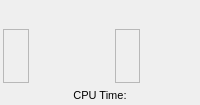
      <widget class="QWidget" name="Status_tab">
       <property name="sizePolicy">
        <sizepolicy hsizetype="Maximum" vsizetype="Preferred">
         <horstretch>0</horstretch>
         <verstretch>0</verstretch>
        </sizepolicy>
       </property>
       <property name="autoFillBackground">
        <bool>true</bool>
       </property>
       <attribute name="title">
        <string>Status</string>
       </attribute>
       <layout class="QHBoxLayout" name="horizontalLayout_15">
        <property name="leftMargin">
         <number>3</number>
        </property>
        <property name="topMargin">
         <number>3</number>
        </property>
        <property name="rightMargin">
         <number>3</number>
        </property>
        <property name="bottomMargin">
         <number>3</number>
        </property>
        <item>
         <layout class="QVBoxLayout" name="verticalLayout_26" stretch="6,3,6,1">
          <property name="sizeConstraint">
           <enum>QLayout::SetMinimumSize</enum>
          </property>
          <item>
           <layout class="QHBoxLayout" name="horizontalLayout">
            <property name="leftMargin">
             <number>0</number>
            </property>
            <property name="topMargin">
             <number>0</number>
            </property>
            <property name="rightMargin">
             <number>0</number>
            </property>
            <property name="bottomMargin">
             <number>0</number>
            </property>
            <item>
             <widget class="Altimeter_Widget" name="Altimeter_display" native="true">
              <property name="sizePolicy">
               <sizepolicy hsizetype="Preferred" vsizetype="Preferred">
                <horstretch>3</horstretch>
                <verstretch>0</verstretch>
               </sizepolicy>
              </property>
             </widget>
            </item>
            <item>
             <widget class="Horizon_Widget" name="Horizon_display" native="true">
              <property name="sizePolicy">
               <sizepolicy hsizetype="Preferred" vsizetype="Preferred">
                <horstretch>3</horstretch>
                <verstretch>0</verstretch>
               </sizepolicy>
              </property>
             </widget>
            </item>
            <item>
             <widget class="Heading_Widget" name="Heading_display" native="true">
              <property name="sizePolicy">
               <sizepolicy hsizetype="Preferred" vsizetype="Preferred">
                <horstretch>3</horstretch>
                <verstretch>0</verstretch>
               </sizepolicy>
              </property>
             </widget>
            </item>
            <item>
             <widget class="Orientation_Widget" name="Orientation_display" native="true">
              <property name="sizePolicy">
               <sizepolicy hsizetype="Preferred" vsizetype="Preferred">
                <horstretch>5</horstretch>
                <verstretch>0</verstretch>
               </sizepolicy>
              </property>
             </widget>
            </item>
           </layout>
          </item>
          <item>
           <layout class="QHBoxLayout" name="horizontalLayout_14" stretch="0,0,0,0">
            <item>
             <widget class="QFrame" name="frame_26">
              <property name="frameShape">
               <enum>QFrame::NoFrame</enum>
              </property>
              <property name="frameShadow">
               <enum>QFrame::Raised</enum>
              </property>
             </widget>
            </item>
            <item>
             <layout class="QVBoxLayout" name="verticalLayout_25">
              <property name="spacing">
               <number>3</number>
              </property>
              <item>
               <widget class="QFrame" name="frame_11">
                <property name="sizePolicy">
                 <sizepolicy hsizetype="Preferred" vsizetype="Preferred">
                  <horstretch>0</horstretch>
                  <verstretch>1</verstretch>
                 </sizepolicy>
                </property>
                <property name="frameShape">
                 <enum>QFrame::NoFrame</enum>
                </property>
                <property name="frameShadow">
                 <enum>QFrame::Raised</enum>
                </property>
               </widget>
              </item>
              <item>
               <widget class="ValueBar_Widget" name="batteryVal" native="true">
                <property name="sizePolicy">
                 <sizepolicy hsizetype="Preferred" vsizetype="Preferred">
                  <horstretch>0</horstretch>
                  <verstretch>1</verstretch>
                 </sizepolicy>
                </property>
               </widget>
              </item>
              <item>
               <widget class="QFrame" name="frame_12">
                <property name="sizePolicy">
                 <sizepolicy hsizetype="Preferred" vsizetype="Preferred">
                  <horstretch>0</horstretch>
                  <verstretch>1</verstretch>
                 </sizepolicy>
                </property>
                <property name="frameShape">
                 <enum>QFrame::NoFrame</enum>
                </property>
                <property name="frameShadow">
                 <enum>QFrame::Raised</enum>
                </property>
               </widget>
              </item>
             </layout>
            </item>
            <item>
             <widget class="QFrame" name="frame_25">
              <property name="frameShape">
               <enum>QFrame::NoFrame</enum>
              </property>
              <property name="frameShadow">
               <enum>QFrame::Raised</enum>
              </property>
             </widget>
            </item>
            <item>
             <widget class="QLabel" name="label_5">
              <property name="text">
               <string/>
              </property>
              <property name="pixmap">
               <pixmap resource="resources.qrc">:/images/parallaxlogo-s200.png</pixmap>
              </property>
             </widget>
            </item>
           </layout>
          </item>
          <item>
           <layout class="QHBoxLayout" name="horizontalLayout_2">
            <item>
             <widget class="QFrame" name="frame">
              <property name="sizePolicy">
               <sizepolicy hsizetype="Preferred" vsizetype="Preferred">
                <horstretch>3</horstretch>
                <verstretch>0</verstretch>
               </sizepolicy>
              </property>
              <property name="frameShape">
               <enum>QFrame::StyledPanel</enum>
              </property>
              <property name="frameShadow">
               <enum>QFrame::Raised</enum>
              </property>
              <layout class="QVBoxLayout" name="verticalLayout_3">
               <property name="spacing">
                <number>1</number>
               </property>
               <property name="leftMargin">
                <number>3</number>
               </property>
               <property name="topMargin">
                <number>3</number>
               </property>
               <property name="rightMargin">
                <number>3</number>
               </property>
               <property name="bottomMargin">
                <number>3</number>
               </property>
               <item>
                <widget class="ValueBar_Widget" name="motor_FL_val" native="true">
                 <property name="sizePolicy">
                  <sizepolicy hsizetype="Preferred" vsizetype="MinimumExpanding">
                   <horstretch>0</horstretch>
                   <verstretch>2</verstretch>
                  </sizepolicy>
                 </property>
                </widget>
               </item>
               <item>
                <widget class="ValueBar_Widget" name="channel1Val" native="true">
                 <property name="sizePolicy">
                  <sizepolicy hsizetype="Preferred" vsizetype="MinimumExpanding">
                   <horstretch>0</horstretch>
                   <verstretch>3</verstretch>
                  </sizepolicy>
                 </property>
                </widget>
               </item>
               <item>
                <widget class="ValueBar_Widget" name="channel4Val" native="true">
                 <property name="sizePolicy">
                  <sizepolicy hsizetype="Preferred" vsizetype="MinimumExpanding">
                   <horstretch>0</horstretch>
                   <verstretch>3</verstretch>
                  </sizepolicy>
                 </property>
                </widget>
               </item>
               <item>
                <widget class="ValueBar_Widget" name="motor_CL_val" native="true">
                 <property name="sizePolicy">
                  <sizepolicy hsizetype="Preferred" vsizetype="MinimumExpanding">
                   <horstretch>0</horstretch>
                   <verstretch>2</verstretch>
                  </sizepolicy>
                 </property>
                </widget>
               </item>
               <item>
                <widget class="ValueBar_Widget" name="channel5Val" native="true">
                 <property name="sizePolicy">
                  <sizepolicy hsizetype="Preferred" vsizetype="MinimumExpanding">
                   <horstretch>0</horstretch>
                   <verstretch>3</verstretch>
                  </sizepolicy>
                 </property>
                </widget>
               </item>
               <item>
                <widget class="ValueBar_Widget" name="channel6Val" native="true">
                 <property name="sizePolicy">
                  <sizepolicy hsizetype="Preferred" vsizetype="MinimumExpanding">
                   <horstretch>0</horstretch>
                   <verstretch>3</verstretch>
                  </sizepolicy>
                 </property>
                </widget>
               </item>
               <item>
                <widget class="ValueBar_Widget" name="motor_BL_val" native="true">
                 <property name="sizePolicy">
                  <sizepolicy hsizetype="Preferred" vsizetype="MinimumExpanding">
                   <horstretch>0</horstretch>
                   <verstretch>2</verstretch>
                  </sizepolicy>
                 </property>
                </widget>
               </item>
              </layout>
             </widget>
            </item>
            <item>
             <widget class="RadioStick_Widget" name="radioLeft" native="true">
              <property name="sizePolicy">
               <sizepolicy hsizetype="Preferred" vsizetype="Preferred">
                <horstretch>4</horstretch>
                <verstretch>0</verstretch>
               </sizepolicy>
              </property>
             </widget>
            </item>
            <item>
             <widget class="RadioStick_Widget" name="radioRight" native="true">
              <property name="sizePolicy">
               <sizepolicy hsizetype="Preferred" vsizetype="Preferred">
                <horstretch>4</horstretch>
                <verstretch>0</verstretch>
               </sizepolicy>
              </property>
             </widget>
            </item>
            <item>
             <widget class="QFrame" name="frame_2">
              <property name="sizePolicy">
               <sizepolicy hsizetype="Preferred" vsizetype="Preferred">
                <horstretch>3</horstretch>
                <verstretch>0</verstretch>
               </sizepolicy>
              </property>
              <property name="frameShape">
               <enum>QFrame::StyledPanel</enum>
              </property>
              <property name="frameShadow">
               <enum>QFrame::Raised</enum>
              </property>
              <layout class="QVBoxLayout" name="verticalLayout_2">
               <property name="spacing">
                <number>1</number>
               </property>
               <property name="leftMargin">
                <number>3</number>
               </property>
               <property name="topMargin">
                <number>3</number>
               </property>
               <property name="rightMargin">
                <number>3</number>
               </property>
               <property name="bottomMargin">
                <number>3</number>
               </property>
               <item>
                <widget class="ValueBar_Widget" name="motor_FR_val" native="true">
                 <property name="sizePolicy">
                  <sizepolicy hsizetype="Preferred" vsizetype="Preferred">
                   <horstretch>0</horstretch>
                   <verstretch>2</verstretch>
                  </sizepolicy>
                 </property>
                </widget>
               </item>
               <item>
                <widget class="ValueBar_Widget" name="channel3Val" native="true">
                 <property name="sizePolicy">
                  <sizepolicy hsizetype="Preferred" vsizetype="Preferred">
                   <horstretch>0</horstretch>
                   <verstretch>3</verstretch>
                  </sizepolicy>
                 </property>
                </widget>
               </item>
               <item>
                <widget class="ValueBar_Widget" name="channel2Val" native="true">
                 <property name="sizePolicy">
                  <sizepolicy hsizetype="Preferred" vsizetype="Preferred">
                   <horstretch>0</horstretch>
                   <verstretch>3</verstretch>
                  </sizepolicy>
                 </property>
                </widget>
               </item>
               <item>
                <widget class="ValueBar_Widget" name="motor_CR_val" native="true">
                 <property name="sizePolicy">
                  <sizepolicy hsizetype="Preferred" vsizetype="Preferred">
                   <horstretch>0</horstretch>
                   <verstretch>2</verstretch>
                  </sizepolicy>
                 </property>
                </widget>
               </item>
               <item>
                <widget class="ValueBar_Widget" name="channel7Val" native="true">
                 <property name="sizePolicy">
                  <sizepolicy hsizetype="Preferred" vsizetype="Preferred">
                   <horstretch>0</horstretch>
                   <verstretch>3</verstretch>
                  </sizepolicy>
                 </property>
                </widget>
               </item>
               <item>
                <widget class="ValueBar_Widget" name="channel8Val" native="true">
                 <property name="sizePolicy">
                  <sizepolicy hsizetype="Preferred" vsizetype="Preferred">
                   <horstretch>0</horstretch>
                   <verstretch>3</verstretch>
                  </sizepolicy>
                 </property>
                </widget>
               </item>
               <item>
                <widget class="ValueBar_Widget" name="motor_BR_val" native="true">
                 <property name="sizePolicy">
                  <sizepolicy hsizetype="Preferred" vsizetype="Preferred">
                   <horstretch>0</horstretch>
                   <verstretch>2</verstretch>
                  </sizepolicy>
                 </property>
                </widget>
               </item>
              </layout>
             </widget>
            </item>
            <item>
             <widget class="QFrame" name="frame_3">
              <property name="sizePolicy">
               <sizepolicy hsizetype="Preferred" vsizetype="Preferred">
                <horstretch>6</horstretch>
                <verstretch>0</verstretch>
               </sizepolicy>
              </property>
              <property name="frameShape">
               <enum>QFrame::NoFrame</enum>
              </property>
              <property name="frameShadow">
               <enum>QFrame::Raised</enum>
              </property>
              <layout class="QVBoxLayout" name="verticalLayout_27">
               <property name="spacing">
                <number>5</number>
               </property>
               <property name="leftMargin">
                <number>3</number>
               </property>
               <property name="topMargin">
                <number>3</number>
               </property>
               <property name="rightMargin">
                <number>3</number>
               </property>
               <property name="bottomMargin">
                <number>3</number>
               </property>
               <item>
                <widget class="QLabel" name="label_75">
                 <property name="text">
                  <string/>
                 </property>
                </widget>
               </item>
               <item>
                <widget class="ValueBar_Widget" name="rollPowerVal" native="true"/>
               </item>
               <item>
                <widget class="ValueBar_Widget" name="pitchPowerVal" native="true"/>
               </item>
               <item>
                <widget class="ValueBar_Widget" name="yawPowerVal" native="true"/>
               </item>
               <item>
                <widget class="QLabel" name="label_76">
                 <property name="text">
                  <string/>
                 </property>
                </widget>
               </item>
              </layout>
             </widget>
            </item>
           </layout>
          </item>
          <item>
           <widget class="QLabel" name="lblCycles">
            <property name="font">
             <font>
              <pointsize>8</pointsize>
             </font>
            </property>
            <property name="text">
             <string>CPU Time:</string>
            </property>
            <property name="alignment">
             <set>Qt::AlignCenter</set>
            </property>
           </widget>
          </item>
         </layout>
        </item>
       </layout>
      </widget>
